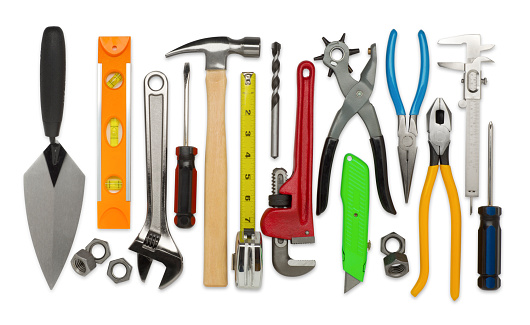
#> input picture src/tutorial-10/Imagenes/herramientas.jpg, 530 x 325 px
$ python contornoImagen.py
#> lines starting #> are read from the running program, lines starting #| are printed output that depends on the picture; after the words box and inside, x2 and y2 are one past the last pixel; in counts of white or black regions, pixels touching at a corner belong together
#!/usr/bin/env python

#Se importan las librerías necesarias
import numpy as np
import cv2

#Función que sirve para leer una imagen y mostrarla
def leerImagenRGB(nombreImagen, mostrar):
    imagen = cv2.imread(nombreImagen)
    if mostrar:
        cv2.imshow("Imagen RGB", imagen)
    return imagen

#Función que sirve para convertir una imagen a escala de grises y mostrarla
def convertirEscalaGrises(imagen, mostrar):
    imagenGrises = cv2.cvtColor(imagen, cv2.COLOR_BGR2GRAY)
    if mostrar:
        cv2.imshow("Imagen Grises", imagenGrises)
    return imagenGrises

#Función que sirve para convertir una imagen a binaria y mostrarla
def convertirBinaria(imagen, mostrar, esAdaptativa):
    if esAdaptativa:
        imagenBinaria = cv2.adaptiveThreshold(
            imagen,                             #Imagen a procesar
            255,                                #Umbral máximo
            cv2.ADAPTIVE_THRESH_MEAN_C,         #Método de ajuste
            cv2.THRESH_BINARY,                  #Tipo de umbralización
            5,                                  #Tamaño de la región de ajuste
            20)                                 #Valor de cambio
    else:
        imagenBinaria = cv2.threshold(
            imagen,                             #Imagen a procesar
            0,                                  #Umbral mínimo
            255,                                #Umbral máximo
            cv2.THRESH_BINARY + cv2.THRESH_OTSU)[1]
    if mostrar:
        cv2.imshow("Imagen Binaria", imagenBinaria)
    return imagenBinaria

#Función que sirve para obtener los contornos de una imagen y mostrarla
def obtenerContornos(imagenOriginal, imagenBinaria, mostrar):
    contornos, jerarquia = cv2.findContours(
        imagenBinaria,
        cv2.RETR_TREE,
        cv2.CHAIN_APPROX_SIMPLE)

    if mostrar:
        cv2.drawContours(
            imagenOriginal,                 #Imagen a procesar
            contornos,                      #Contornos a dibujar
            -1,                             #Indica el contorno que se marcará (-1 para todos)
            (255, 0, 0),                    #Color del contorno
            1)                              #Grosor del contorno
        cv2.imshow("Imagen Contorno", imagenOriginal)
    return contornos

#Función para obtener el centroide de un contorno
def obtenerCentroide(contorno):
    M = cv2.moments(contorno)
    cx = -1
    cy = -1
    if M['m00'] != 0:
        cx = int(M['m10']/M['m00'])
        cy = int(M['m01']/M['m00'])
    return cx, cy

#Función que sirve para procesar los contornos y mostrarlos
def procesarContornos(imagenOriginal, imagenBinaria, listaContornos, mostrar):
    imagenNegra = np.zeros(imagenOriginal.shape, np.uint8)

    for contorno in listaContornos:
        area = cv2.contourArea(contorno)
        if area > 100:
            ((x, y), radio) = cv2.minEnclosingCircle(contorno)
            cv2.drawContours(imagenNegra, [contorno], -1, (255, 255, 255), 1)
            cx, cy = obtenerCentroide(contorno)
            cv2.circle(imagenNegra, (int(cx), int(cy)), 2, (0, 255, 255), 2)

    if mostrar:
        cv2.imshow("Imagen Negra", imagenNegra)

def main():
    nombreImagen = "./Imagenes/herramientas.jpg"
    imagenRGB = leerImagenRGB(nombreImagen, True)
#> in leerImagenRGB, imagen is the input picture: shape (325, 530, 3); mean B, G, R 193.7, 207, 213
    imagenGrises = convertirEscalaGrises(imagenRGB, False)
#> in convertirEscalaGrises, `imagenGrises = cv2.cvtColor(imagen, cv2.COLOR_BGR2GRAY)`:
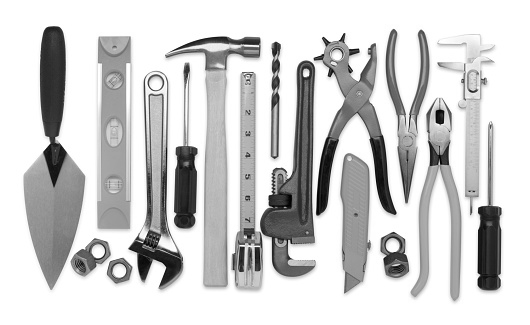
#> imagenGrises: shape (325, 530); min 0, max 255, mean 207.3
    imagenBinaria = convertirBinaria(imagenGrises, False, False)
#> in convertirBinaria, `imagenBinaria = cv2.threshold( imagen,`:
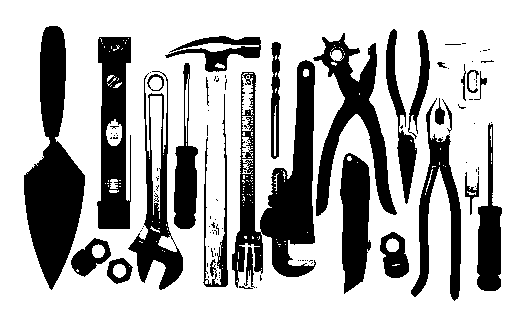
#> imagenBinaria: shape (325, 530); 71.3% white; 109 black regions (81 under 20 px)

    contornos = obtenerContornos(imagenRGB, imagenBinaria, False)
#> in obtenerContornos, `contornos, jerarquia = cv2.findContours( imagenBinaria, cv2.RETR_TREE,..`: contornos = 343 contours, 289 with area under 20; largest, box (x1, y1, x2, y2) and area: (0, 0, 530, 325) 171396, (23, 25, 86, 291) 8586, (259, 59, 317, 278) 6322, (96, 36, 132, 230) 5525, (312, 32, 398, 217) 5484; jerarquia = 343 rows, first 6: [-1, -1, 1, -1], [2, -1, -1, 0], [3, 1, -1, 0], [4, 2, -1, 0], [5, 3, -1, 0], [6, 4, -1, 0]
    procesarContornos(imagenRGB, imagenBinaria, contornos, True)
#> the loop in procesarContornos, `for contorno in listaContornos:` made 343 passes
#> (contorno, area, x, y, radio, cx, cy) on pass 1: ([[0, 0], [0, 324], [529, 324], [529, 0]], 171396, 264.5, 162, 310.2, 264, 162)
#> (area, x, y, radio, cx, cy) on passes 31, 33, 38, 43, 45, 47: (523.5, 119.3, 270.4, 14.09, 118, 270), (125, 119, 270.4, 6.7, 119, 270), (260, 250.5, 266.5, 20.65, 249, 266), (960.5, 90.66, 256.2, 22.42, 90, 256), (121.5, 97.68, 250.8, 6.78, 97, 250), (1052, 395, 254.5, 23.84, 394, 255)
#> after the loop in procesarContornos, `for contorno in listaContornos:`:
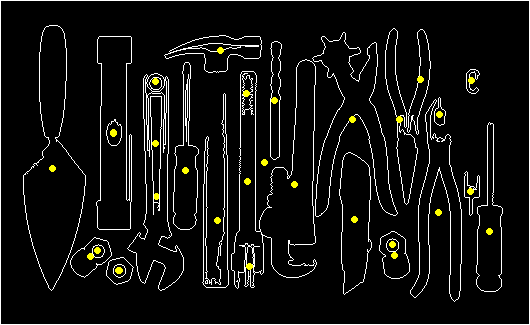
#> imagenNegra: shape (325, 530, 3); mean of channels 0, 1, 2 15.9, 17.4, 17.4; drawn as B, G, R

    cv2.waitKey(0)
    cv2.destroyAllWindows()

if __name__ == "__main__":
    main()
